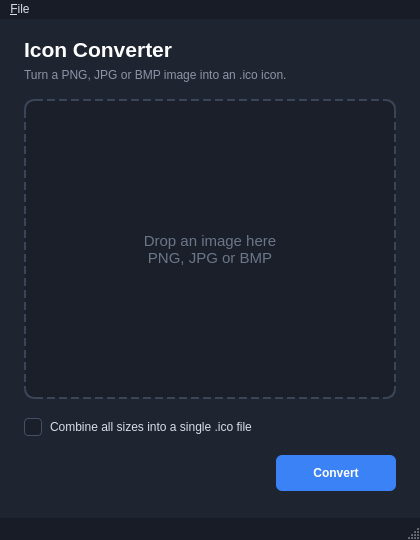
<?xml version="1.0" encoding="UTF-8"?>
<ui version="4.0">
 <class>MainWindow</class>
 <widget class="QMainWindow" name="MainWindow">
  <property name="geometry"><rect><x>0</x><y>0</y><width>420</width><height>540</height></rect></property>
  <property name="minimumSize"><size><width>420</width><height>540</height></size></property>
  <property name="maximumSize"><size><width>420</width><height>540</height></size></property>
  <property name="windowTitle"><string>Icon Converter</string></property>
  <property name="windowIcon"><iconset><normaloff>converter_icon.ico</normaloff>converter_icon.ico</iconset></property>
  <property name="styleSheet"><string notr="true">QMainWindow, QWidget#centralwidget { background-color: #1e2430; }
QLabel { color: #d8dee9; background: transparent; }
QLabel#titleLabel { color: #ffffff; font-size: 16pt; font-weight: 600; }
QLabel#subtitleLabel { color: #8b95a7; }
QLabel#imageLabel { background-color: #1a1f29; border: 2px dashed #3b4558; border-radius: 10px; color: #6b7689; font-size: 11pt; }
QCheckBox { color: #d8dee9; spacing: 8px; }
QCheckBox::indicator { width: 16px; height: 16px; border: 1px solid #445066; border-radius: 4px; background: #1a1f29; }
QCheckBox::indicator:checked { background: #3b82f6; border-color: #3b82f6; }
QPushButton#convertButton { background-color: #3b82f6; border: none; border-radius: 6px; color: #ffffff; font-weight: 600; }
QPushButton#convertButton:hover { background-color: #4f91f7; }
QPushButton#convertButton:pressed { background-color: #2f6fd8; }
QMenuBar { background-color: #171c26; color: #d8dee9; }
QMenuBar::item:selected { background-color: #2a3242; }
QMenu { background-color: #262d3b; color: #e5e9f0; border: 1px solid #343d4f; }
QMenu::item:selected { background-color: #3b82f6; }
QStatusBar { background-color: #171c26; color: #8b95a7; }</string></property>
  <widget class="QWidget" name="centralwidget">
   <widget class="QLabel" name="titleLabel"><property name="geometry"><rect><x>24</x><y>14</y><width>372</width><height>32</height></rect></property><property name="text"><string>Icon Converter</string></property></widget>
   <widget class="QLabel" name="subtitleLabel"><property name="geometry"><rect><x>24</x><y>46</y><width>372</width><height>20</height></rect></property><property name="text"><string>Turn a PNG, JPG or BMP image into an .ico icon.</string></property></widget>
   <widget class="QLabel" name="imageLabel"><property name="geometry"><rect><x>24</x><y>80</y><width>372</width><height>300</height></rect></property>
    <property name="acceptDrops"><bool>true</bool></property>
    <property name="text"><string>Drop an image here&#10;PNG, JPG or BMP</string></property>
    <property name="alignment"><set>Qt::AlignCenter</set></property>
   </widget>
   <widget class="QCheckBox" name="combineCheckbox"><property name="geometry"><rect><x>24</x><y>396</y><width>372</width><height>24</height></rect></property><property name="text"><string>Combine all sizes into a single .ico file</string></property></widget>
   <widget class="QPushButton" name="convertButton"><property name="geometry"><rect><x>276</x><y>436</y><width>120</width><height>36</height></rect></property><property name="text"><string>Convert</string></property></widget>
  </widget>
  <widget class="QMenuBar" name="menubar"><property name="geometry"><rect><x>0</x><y>0</y><width>420</width><height>24</height></rect></property>
   <widget class="QMenu" name="menuFile"><property name="title"><string>&amp;File</string></property>
    <addaction name="actionOpen_Icon_Folder"/><addaction name="separator"/><addaction name="actionExit"/></widget>
   <addaction name="menuFile"/>
  </widget>
  <widget class="QStatusBar" name="statusbar"/>
  <action name="actionOpen_Icon_Folder"><property name="text"><string>Open Icon Folder</string></property></action>
  <action name="actionExit"><property name="text"><string>Exit</string></property></action>
 </widget>
 <resources/>
 <connections/>
</ui>
